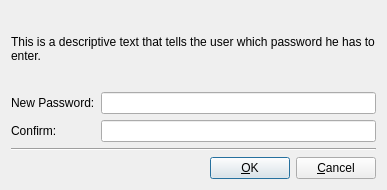
<ui version="4.0" >
 <class>NewPasswordDialog</class>
 <widget class="QDialog" name="NewPasswordDialog" >
  <property name="geometry" >
   <rect>
    <x>0</x>
    <y>0</y>
    <width>387</width>
    <height>190</height>
   </rect>
  </property>
  <property name="windowTitle" >
   <string>New Password</string>
  </property>
  <layout class="QVBoxLayout" name="verticalLayout_3" >
   <item>
    <widget class="QLabel" name="myDescription" >
     <property name="text" >
      <string>This is a descriptive text that tells the user which password he has to enter.</string>
     </property>
     <property name="wordWrap" >
      <bool>true</bool>
     </property>
    </widget>
   </item>
   <item>
    <layout class="QHBoxLayout" name="horizontalLayout_4" >
     <item>
      <layout class="QVBoxLayout" name="verticalLayout" >
       <item>
        <widget class="QLabel" name="label_2" >
         <property name="text" >
          <string>New Password:</string>
         </property>
        </widget>
       </item>
       <item>
        <widget class="QLabel" name="label_3" >
         <property name="text" >
          <string>Confirm:</string>
         </property>
        </widget>
       </item>
      </layout>
     </item>
     <item>
      <layout class="QVBoxLayout" name="verticalLayout_2" >
       <item>
        <widget class="QLineEdit" name="myNewPassword" />
       </item>
       <item>
        <widget class="QLineEdit" name="myConfirmPassword" />
       </item>
      </layout>
     </item>
    </layout>
   </item>
   <item>
    <widget class="Line" name="line" >
     <property name="orientation" >
      <enum>Qt::Horizontal</enum>
     </property>
    </widget>
   </item>
   <item>
    <layout class="QHBoxLayout" name="horizontalLayout_3" >
     <item>
      <spacer name="horizontalSpacer" >
       <property name="orientation" >
        <enum>Qt::Horizontal</enum>
       </property>
       <property name="sizeHint" stdset="0" >
        <size>
         <width>208</width>
         <height>20</height>
        </size>
       </property>
      </spacer>
     </item>
     <item>
      <widget class="QPushButton" name="okButton" >
       <property name="text" >
        <string>&amp;OK</string>
       </property>
      </widget>
     </item>
     <item>
      <widget class="QPushButton" name="cancelButton" >
       <property name="text" >
        <string>&amp;Cancel</string>
       </property>
      </widget>
     </item>
    </layout>
   </item>
  </layout>
 </widget>
 <resources/>
 <connections>
  <connection>
   <sender>cancelButton</sender>
   <signal>clicked()</signal>
   <receiver>NewPasswordDialog</receiver>
   <slot>reject()</slot>
   <hints>
    <hint type="sourcelabel" >
     <x>345</x>
     <y>159</y>
    </hint>
    <hint type="destinationlabel" >
     <x>193</x>
     <y>94</y>
    </hint>
   </hints>
  </connection>
  <connection>
   <sender>okButton</sender>
   <signal>clicked()</signal>
   <receiver>NewPasswordDialog</receiver>
   <slot>accept()</slot>
   <hints>
    <hint type="sourcelabel" >
     <x>281</x>
     <y>159</y>
    </hint>
    <hint type="destinationlabel" >
     <x>193</x>
     <y>94</y>
    </hint>
   </hints>
  </connection>
 </connections>
</ui>
